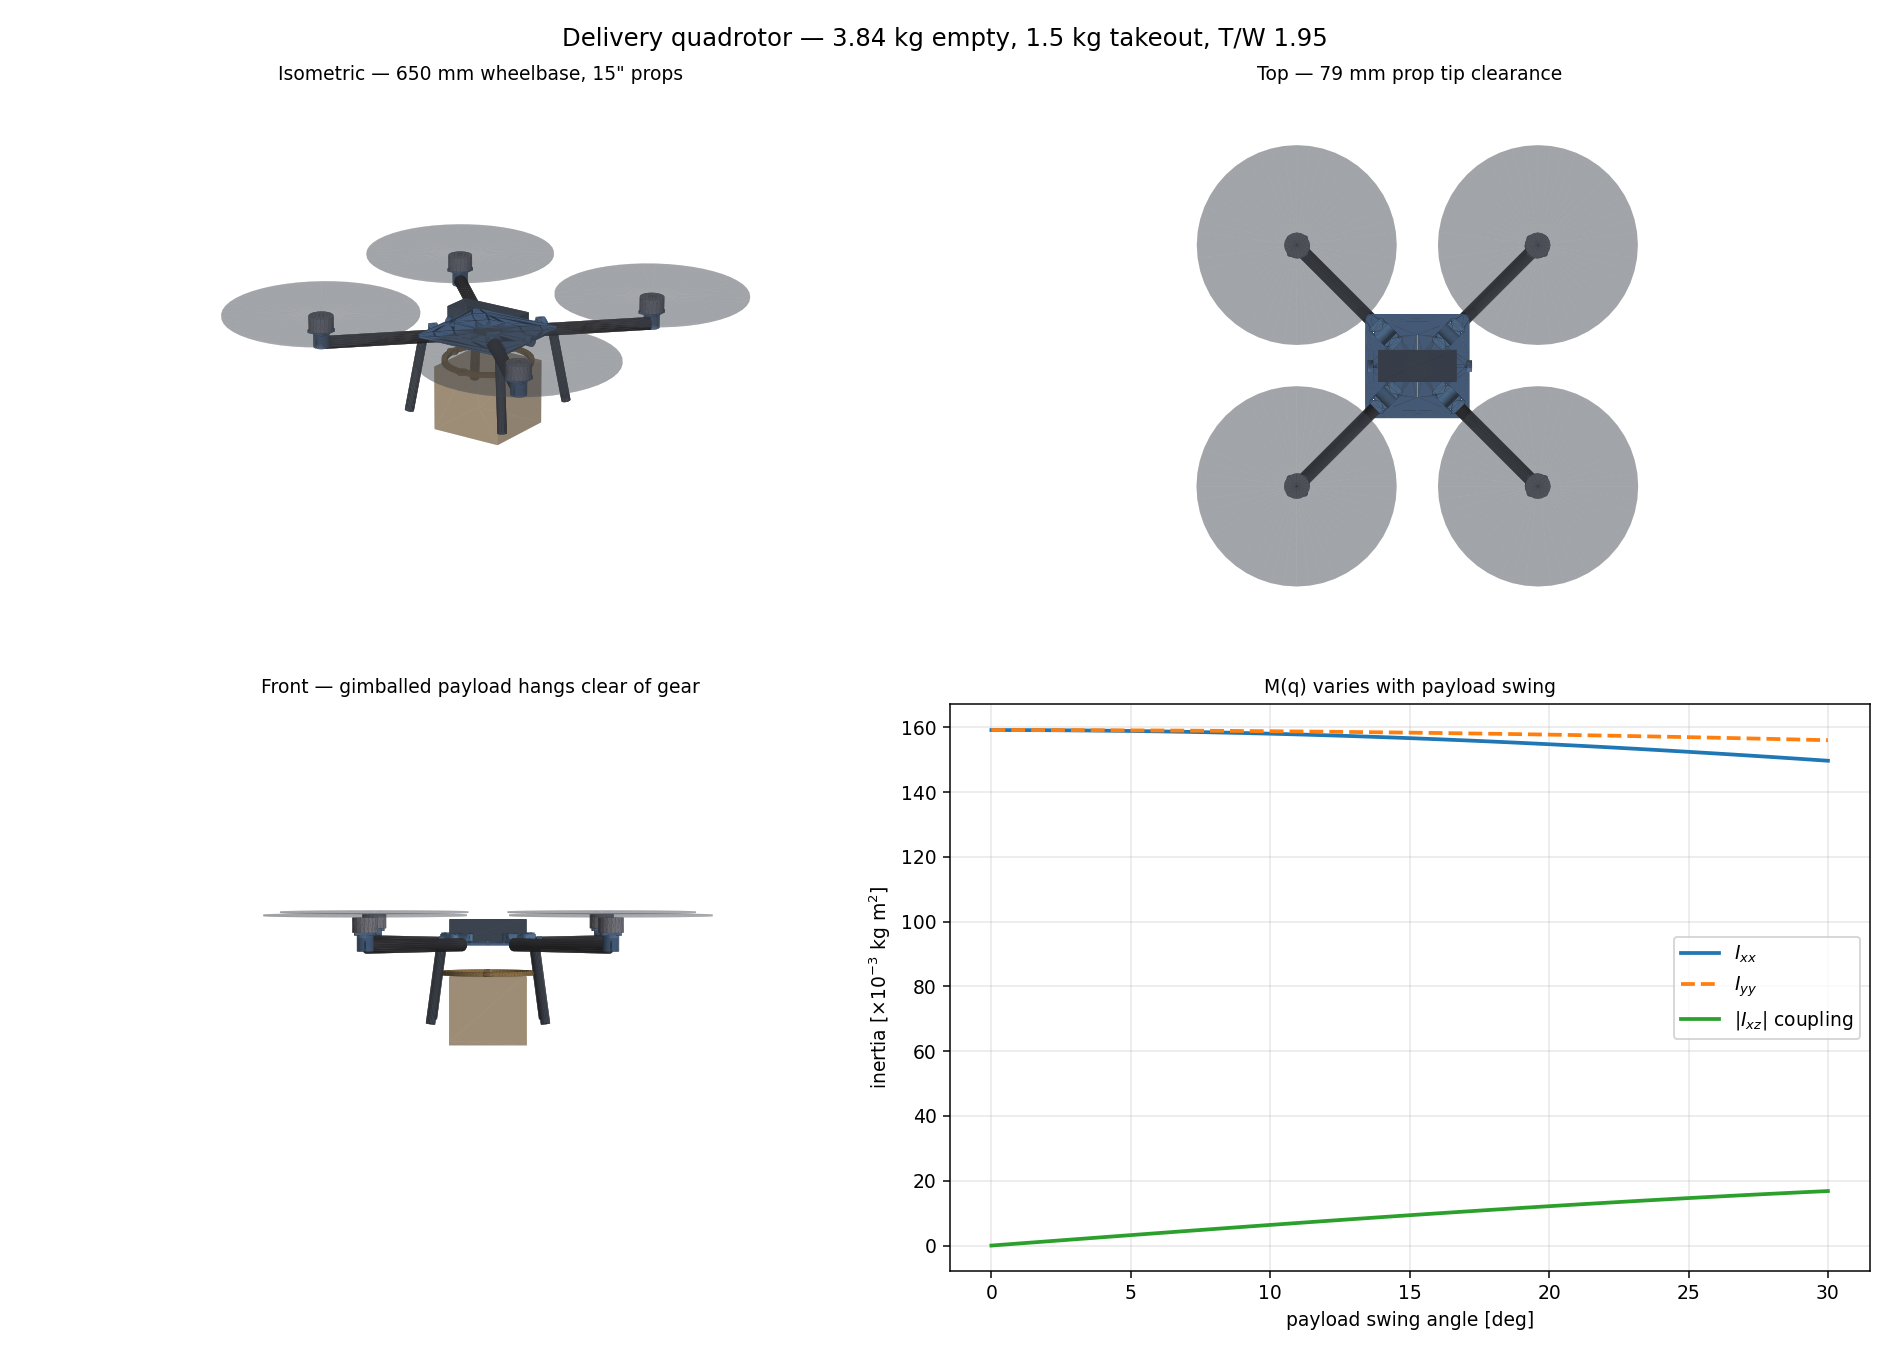

The script that saved this image:
"""
Assembly render + mass-matrix analysis for the delivery quad.

The point of interest: with a gimballed payload the inertia tensor is a
function of the payload swing angle, so M(q) is genuinely state-dependent.
That is the case the whitening argument was originally scoped to require.
"""
import numpy as np, trimesh, json
import matplotlib; matplotlib.use("Agg")
import matplotlib.pyplot as plt
from mpl_toolkits.mplot3d.art3d import Poly3DCollection

CAD = "/mnt/user-data/outputs/cad_delivery"
OUT = "/mnt/user-data/outputs"

WB = 650.0
OFF = WB / 2 / np.sqrt(2)
PROP_R = 15 * 25.4 / 2
TUBE_OD = 25.0
CABLE_L = 0.13          # gimbal pivot to payload CoM, m


def shade(mesh, base, light=np.array([0.4, -0.7, 0.6])):
    light = light / np.linalg.norm(light)
    lum = np.clip(mesh.face_normals @ light, 0, 1) * 0.72 + 0.28
    return np.clip(lum[:, None] * np.array(base) + 0.08, 0, 1)


def cyl(p0, p1, r, sections=20):
    return trimesh.creation.cylinder(
        radius=r, segment=np.array([p0, p1]), sections=sections)


def assembly():
    """Return list of (mesh, colour, alpha) in mm."""
    hub = trimesh.load(f"{CAD}/hub_plate.stl")
    mount = trimesh.load(f"{CAD}/motor_mount.stl")
    ring = trimesh.load(f"{CAD}/gimbal_ring.stl")
    clamp = trimesh.load(f"{CAD}/arm_clamp.stl")
    parts = [(hub, (0.26, 0.38, 0.54), 1.0)]

    for sx, sy in ((1, 1), (-1, 1), (-1, -1), (1, -1)):
        a = np.arctan2(sy, sx)
        d = np.array([np.cos(a), np.sin(a), 0.0])
        parts.append((cyl(d * 70, d * 322 + np.array([0, 0, 0]), TUBE_OD / 2),
                      (0.13, 0.13, 0.15), 1.0))          # carbon tube
        m = mount.copy()
        m.apply_translation([sx * OFF, sy * OFF, -8])
        parts.append((m, (0.26, 0.38, 0.54), 1.0))
        # motor body + prop disc
        parts.append((cyl([sx * OFF, sy * OFF, 27], [sx * OFF, sy * OFF, 55], 24),
                      (0.42, 0.42, 0.46), 1.0))
        parts.append((cyl([sx * OFF, sy * OFF, 58], [sx * OFF, sy * OFF, 61],
                          PROP_R, sections=48), (0.30, 0.34, 0.40), 0.28))
        c = clamp.copy()
        c.apply_transform(trimesh.transformations.rotation_matrix(a, [0, 0, 1]))
        c.apply_translation([85 * np.cos(a), 85 * np.sin(a), 4])
        parts.append((c, (0.30, 0.44, 0.60), 1.0))
        # landing gear
        parts.append((cyl([sx * 90, sy * 90, 0], [sx * 110, sy * 110, -150], 9),
                      (0.18, 0.20, 0.24), 1.0))

    r = ring.copy(); r.apply_translation([0, 0, -60])
    parts.append((r, (0.55, 0.42, 0.22), 1.0))
    # payload basket, hanging in the gimbal
    box = trimesh.creation.box(extents=[150, 150, 130])
    box.apply_translation([0, 0, -128])
    parts.append((box, (0.62, 0.47, 0.26), 0.45))
    # battery
    bat = trimesh.creation.box(extents=[150, 60, 45])
    bat.apply_translation([0, 0, 26])
    parts.append((bat, (0.20, 0.24, 0.30), 0.9))
    return parts


def inertia_vs_swing():
    """Body-frame inertia as the gimballed payload swings."""
    m_air, m_pay = 3.84, 1.50
    I_air = np.diag([0.105, 0.105, 0.190])       # airframe alone, kg m^2
    angles = np.linspace(0, 30, 31)
    out = []
    for deg in angles:
        th = np.radians(deg)
        # payload CoM offset from vehicle CoM: hangs below, swings in +x
        d = np.array([CABLE_L * np.sin(th), 0.0,
                      -0.06 - CABLE_L * np.cos(th)])
        I = I_air + m_pay * ((d @ d) * np.eye(3) - np.outer(d, d))
        out.append((deg, np.diag(I).copy(), I[0, 2]))
    return out


def render():
    parts = assembly()
    fig = plt.figure(figsize=(14, 10))
    views = [(20, -55, "Isometric — 650 mm wheelbase, 15\" props"),
             (89, -90, "Top — 79 mm prop tip clearance"),
             (2, -90, "Front — gimballed payload hangs clear of gear")]
    for i, (el, az, title) in enumerate(views):
        ax = fig.add_subplot(2, 2, i + 1, projection="3d")
        for mesh, col, al in parts:
            ax.add_collection3d(Poly3DCollection(
                mesh.vertices[mesh.faces], facecolors=shade(mesh, col),
                edgecolors="none", alpha=al))
        r = 350
        ax.set_xlim(-r, r); ax.set_ylim(-r, r); ax.set_zlim(-r, r * 0.6)
        ax.view_init(elev=el, azim=az); ax.set_box_aspect((1, 1, 0.8))
        ax.set_title(title, fontsize=10); ax.set_axis_off()

    ax = fig.add_subplot(2, 2, 4)
    data = inertia_vs_swing()
    deg = [d[0] for d in data]
    ax.plot(deg, [d[1][0] * 1e3 for d in data], lw=2, label="$I_{xx}$")
    ax.plot(deg, [d[1][1] * 1e3 for d in data], lw=2, ls="--", label="$I_{yy}$")
    ax.plot(deg, [abs(d[2]) * 1e3 for d in data], lw=2, label="$|I_{xz}|$ coupling")
    ax.set_xlabel("payload swing angle [deg]")
    ax.set_ylabel(r"inertia [$\times10^{-3}$ kg m$^2$]")
    ax.set_title("M(q) varies with payload swing", fontsize=10)
    ax.grid(alpha=0.3); ax.legend()

    fig.suptitle("Delivery quadrotor — 3.84 kg empty, 1.5 kg takeout, T/W 1.95",
                 fontsize=13)
    fig.tight_layout()
    fig.savefig(f"{OUT}/delivery_render.png", dpi=135)


if __name__ == "__main__":
    render()
    d = inertia_vs_swing()
    print(json.dumps({
        "Ixx_level": float(f"{d[0][1][0]:.4f}"),
        "Ixx_at_30deg": float(f"{d[-1][1][0]:.4f}"),
        "Ixz_coupling_at_30deg": float(f"{d[-1][2]:.4f}"),
        "pct_change_Ixx": round((d[-1][1][0] / d[0][1][0] - 1) * 100, 1),
    }, indent=2))
    print("rendered")
